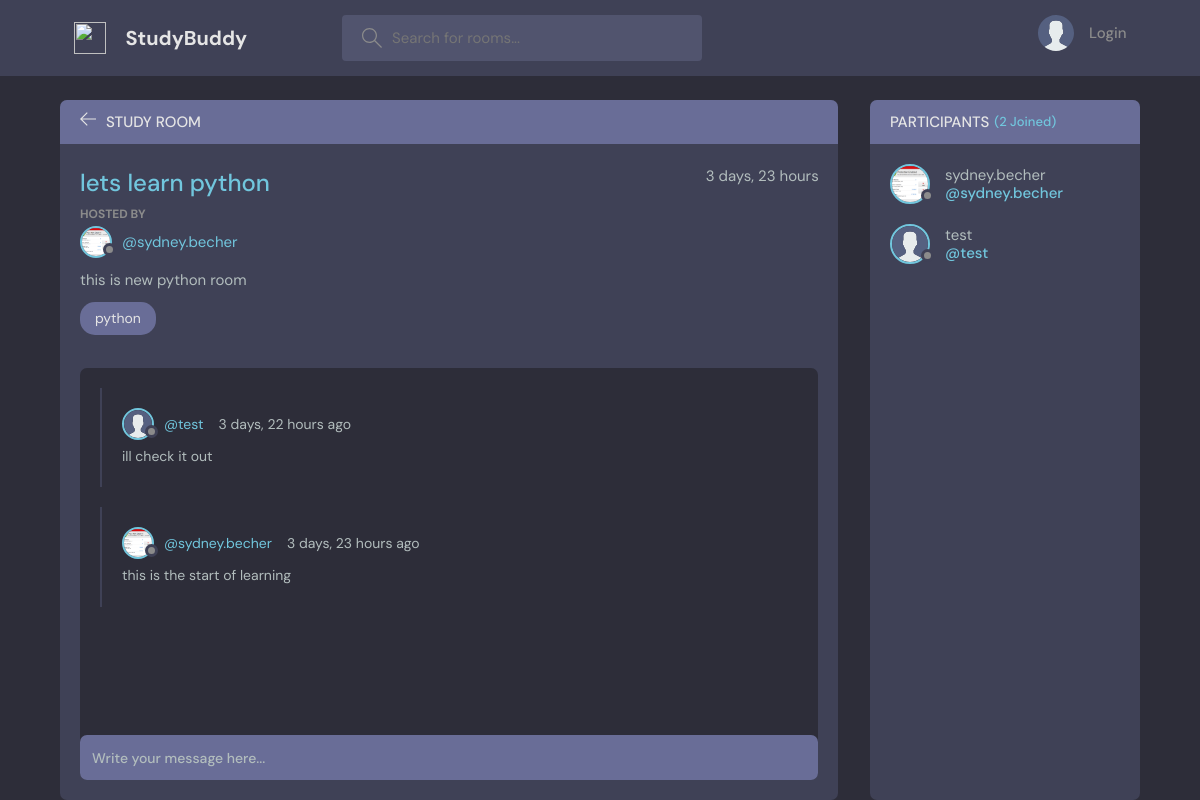
The page /room/1/ on the database its author committed.
### base/models.py (models this page shows, shortened)
class Room(models.Model):
    host = models.ForeignKey(User, on_delete=models.SET_NULL, null=True)
    topic = models.ForeignKey(Topic, on_delete=models.SET_NULL, null=True) # when using SET_NULL null=True should declared
    name = models.CharField(max_length=200)
    description = models.TextField(null=True, blank=True)  # make column accept null value
    participants = models.ManyToManyField(User, related_name='participants', blank=True)
    updated_at = models.DateTimeField(auto_now=True)
    created_at = models.DateTimeField(auto_now_add=True)
    class Meta:
        ordering = ['-updated_at', '-created_at']  # ascending base on created at

class User(AbstractUser):
    name = models.CharField(max_length=200, null=True)
    email = models.EmailField(unique=True, null=True)
    bio = models.TextField(null=True)
    avatar = models.ImageField(null=True, default="avatar.svg")
    USERNAME_FIELD = 'email'
    REQUIRED_FIELDS = []

class Topic(models.Model):
    name = models.CharField(max_length=200)
    def __str__(self):
        return self.name

class Message(models.Model):
    user = models.ForeignKey(User, on_delete=models.CASCADE)  # delete all message if user is deleted
    room = models.ForeignKey(Room, on_delete=models.CASCADE)  # delete all message if room is deleted
    body = models.TextField()
    updated_at = models.DateTimeField(auto_now=True)
    created_at = models.DateTimeField(auto_now_add=True)
    class Meta:
        ordering = ['-updated_at', '-created_at']
    def __str__(self):
        return self.body[0:50]

### base/views.py (the view, shortened to what this page needs)
# urls.py: path('room/<str:pk>', views.get_room_by_id),
def room(request, pk):
    room_by_id = Room.objects.get(id=pk)
    room_messages = room_by_id.message_set.all().order_by('-created_at')  # get message using the modelname_set
    participants = room_by_id.participants.all()
    context = {
        'room': room_by_id,
        'room_messages': room_messages,
        'participants': participants
    }
    return render(request, 'base/room.html', context)

### base/templates/base/room.html (shortened to what this page needs)
{% extends 'main.html' %}
{% block content %}
<main class="profile-page layout layout--2">
    <div class="container">
        <div class="room">
            <div class="room__top">
                <div class="room__topLeft">
                    <a href="{% url 'home' %}">
                        <svg version="1.1" xmlns="http://www.w3.org/2000/svg" width="32" height="32" viewBox="0 0 32 32">
                            <title>arrow-left</title>
                            <path
                                    d="M13.723 2.286l-13.723 13.714 13.719 13.714 1.616-1.611-10.96-10.96h27.625v-2.286h-27.625l10.965-10.965-1.616-1.607z"
                            ></path>
                        </svg>
                    </a>
                    <h3>Study Room</h3>
                </div>
            </div>
            <div class="room__box scroll">
                <div class="room__header scroll">
                    <div class="room__info">
                        <h3>{{ room.name }}</h3>
                        <span>{{ room.created_at | timesince }}</span>
                    </div>
                    <div class="room__hosted">
                        <p>Hosted By</p>
                        <a href="{% url 'profile' room.host.id %}" class="room__author">
                            <div class="avatar avatar--small">
                                <img src="{{ room.host.avatar.url }}" />
                            </div>
                            <span>@{{ room.host.username }}</span>
                        </a>
                    </div>
                    <div class="room__details">
                        {{ room.description }}
                    </div>
                    <span class="room__topics">{{ room.topic }}</span>
                </div>
                <div class="room__conversation">
                    <div class="threads scroll">
                        {% for message in room_messages %}
                        <div class="thread">
                            <div class="thread__top">
                                <div class="thread__author">
                                    <a href="{% url 'profile' message.user.id %}" class="thread__authorInfo">
                                        <div class="avatar avatar--small">
                                            <img src="{{ message.user.avatar.url }}" />
                                        </div>
                                        <span>@{{ message.user.username }}</span>
                                    </a>
                                    <span class="thread__date"> {{ message.created_at | timesince }} ago</span>
                                </div>
                            </div>
                            <div class="thread__details">
                                {{ message }}
                            </div>
                        </div>
                        {% endfor %}
                    </div>
                </div>
            </div>
            <div class="room__message">
                <form method="POST" action="">
                    <input name="comment" placeholder="Write your message here..." />
                </form>
            </div>
        </div>
        <div class="participants">
            <h3 class="participants__top">Participants <span>({{ participants.count }} Joined)</span></h3>
            <div class="participants__list scroll">
                {% for participant in participants %}
                <a href="{% url 'profile' participant.id %}" class="participant">
                    <div class="avatar avatar--medium">
                        <img src="{{ participant.avatar.url }}" />
                    </div>
                    <p>
                        {{ participant.username }}
                        <span>@{{ participant.username }}</span>
                    </p>
                </a>
                {% endfor %}
            </div>
        </div>
    </div>
</main>
{% endblock content %}

### rows shown on the page
Room: name "lets learn python", created_at "3 days, 23 hours", host.avatar (picture), host.username "sydney.becher", description "this is new python room", topic "python"
Message: user.avatar (placeholder picture), user.username "test", created_at "3 days, 22 hours", body "ill check it out"
Message: user.avatar (picture), user.username "sydney.becher", created_at "3 days, 23 hours", body "this is the start of learning"
User: avatar (picture), username "sydney.becher"
User: avatar (placeholder picture), username "test"

### other values the page prints
{{ participants.count }} "2"
